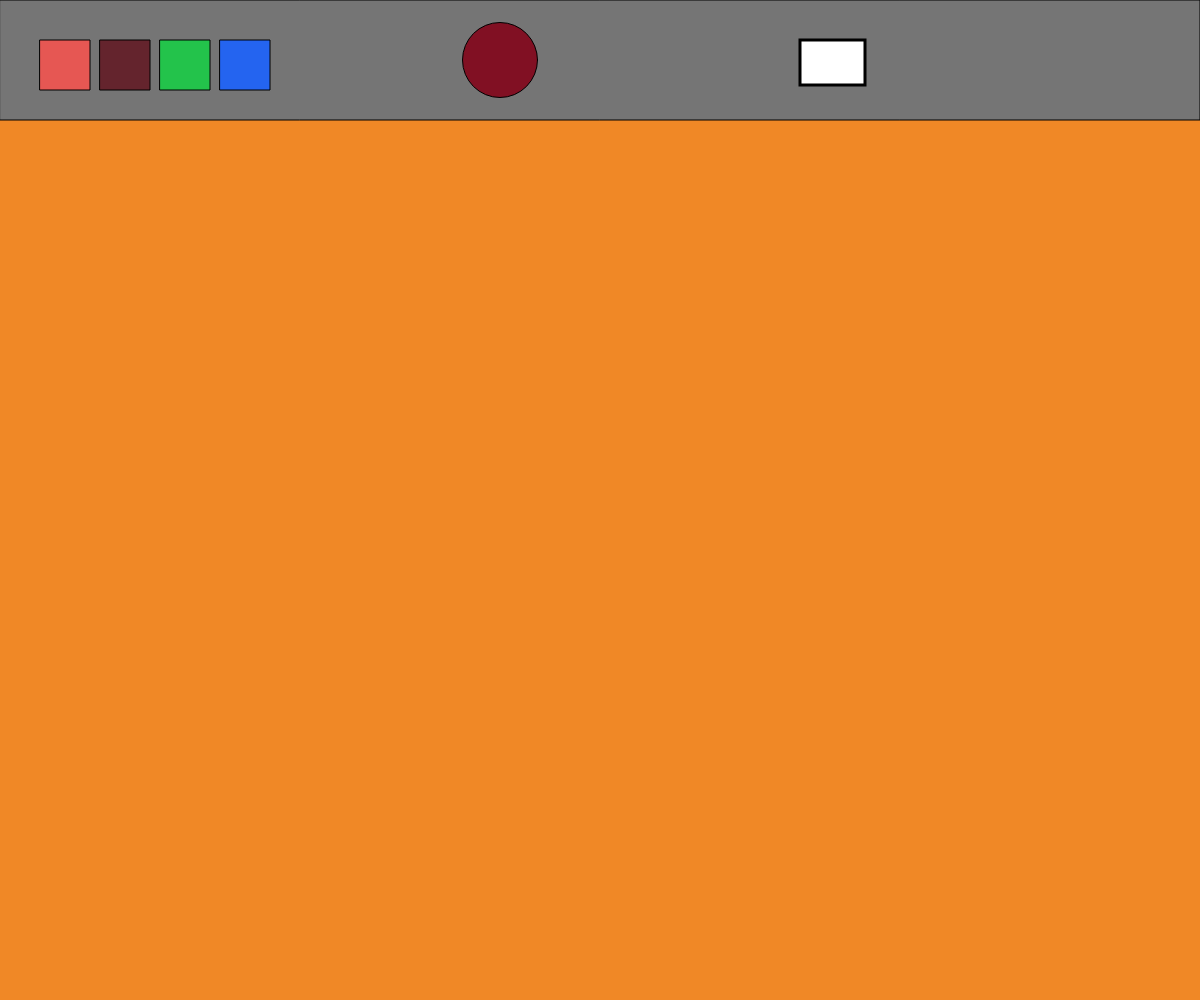
Frame 1 (no input)
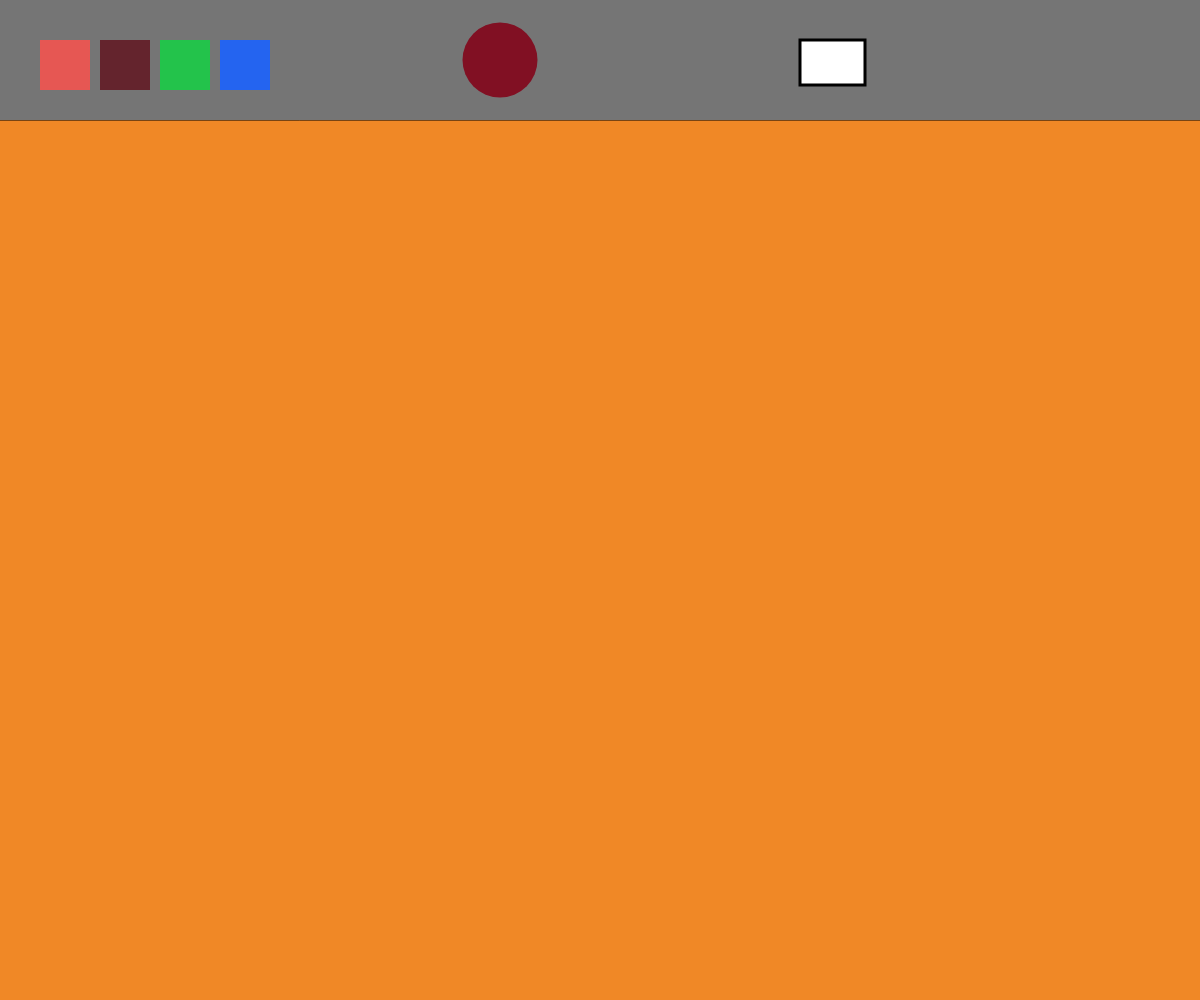
Frame 60 (no input)
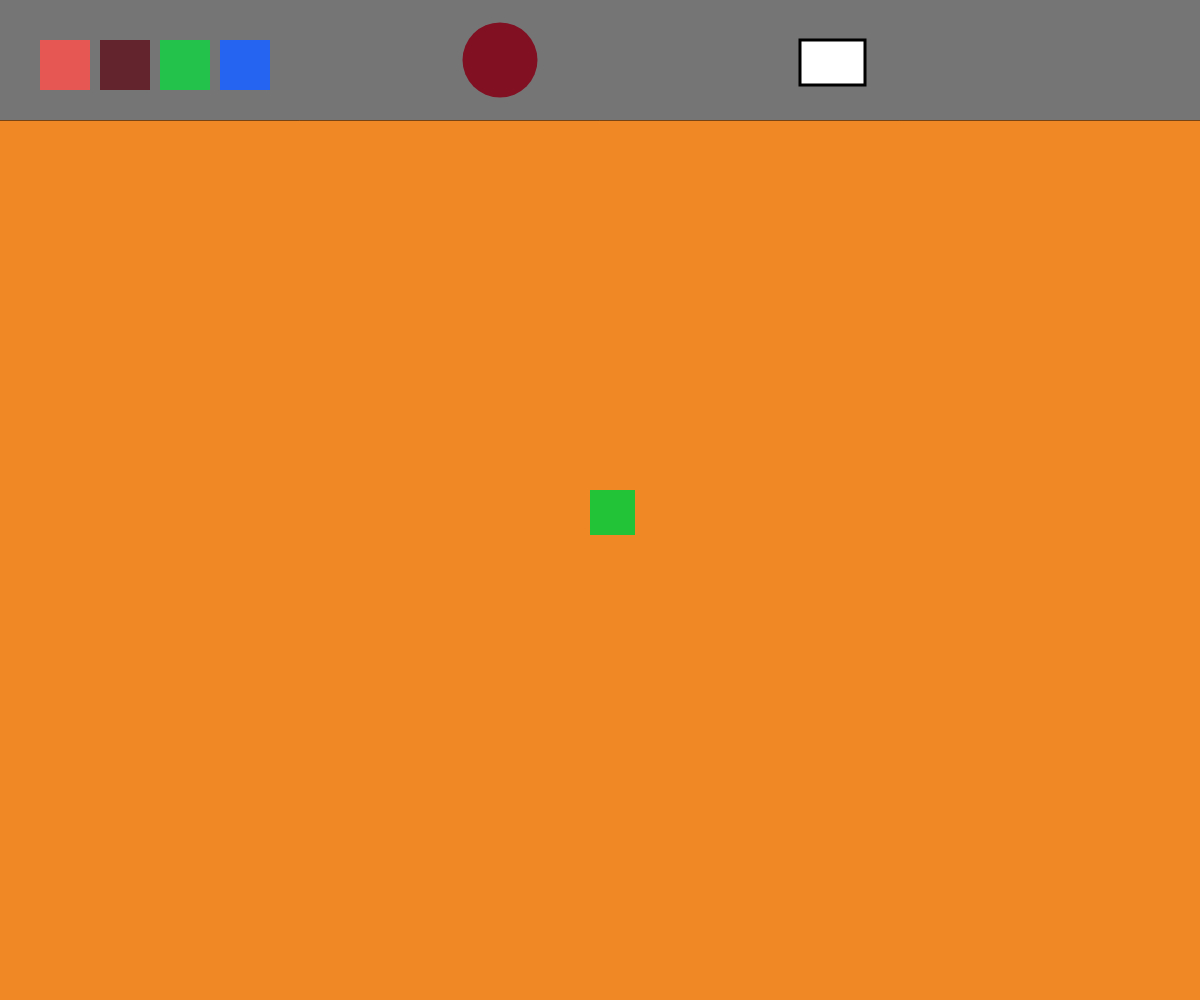
Frame 120 (the mouse pressed at the canvas centre since frame 60)

The p5.js sketch that drew these frames (run headless with seeded random() and noise() and a simulated clock; from frame 60 on, the mouse is pressed at the canvas centre):

// p5.js sketch
// ── sketch.js
// Primero definimos la posición y el tamaño de los botones. 
var boton1x = 40;
var boton1y = 40;
var boton1tam = 50;

var boton2x = 100;
var boton2y = 40;
var boton2tam = 50;

var boton3x = 160;
var boton3y = 40;
var boton3tam = 50;

var boton4x = 220;
var boton4y = 40;
var boton4tam = 50;

var boton5x = 500;
var boton5y = 60;
var boton5tam = 75;

var errasex = 800;
var errasey = 40;
var errasetam = 45;


// Estas dos variables nos sirven para saber qué color y qué herramienta
// tenemos seleccionada.
var herramienta = 0;
var colorSelect = 0;

function setup() {
	// Usamos windowWidth y windowHeight para saber cual es el tamaño de
	// la ventana del explorador de la persona que esta visitando nuestra 
	// página y creamos un canvas de este tamaño.
	createCanvas(windowWidth, windowHeight);
	background(240, 136, 38 );

}

function draw() {
	// Pintamos los botones en la pantalla para que el usuario sepa donde
	// debe hace click. Aunque en este ejemplo solo de usan rectángulos,
	// estos botones deberían ser representativos de la función para la
	// que sirven. 
	fill(117);
	rect(0, 0, windowWidth, 120);

	fill(230, 87, 83);
	rect(boton1x, boton1y, boton1tam, boton1tam);
	fill(100, 36, 45);
	rect(boton2x, boton2y, boton2tam, boton2tam);
	fill(35, 195, 75);	
  rect(boton3x, boton3y, boton3tam, boton3tam);
	fill(36, 100, 240);
	rect(boton4x, boton4y, boton4tam, boton4tam);
  fill(129, 16, 35);
  ellipse(boton5x,boton5y, boton5tam, boton5tam);
  fill(255);
  stroke(0);
  strokeWeight(3);
  rect(errasex, errasey, 65, errasetam);
  noStroke();



	if (mouseIsPressed) {
		// Definimos el área sensible de los botones y para que sirven.
		// En este caso tenemos dos botones que sirven para cambiar entre
		// dos herramientas.
		if (mouseX > boton1x && mouseX < boton1x + boton1tam &&
			mouseY > boton1y && mouseY < boton1y + boton1tam) {
			herramienta = 0;
		}
		if (mouseX > boton2x && mouseX < boton2x + boton2tam &&
			mouseY > boton2y && mouseY < boton2y + boton2tam) {
			herramienta = 1;
		}
		// Y dos botones que sirven para cambiar entre dos colores.
		if (mouseX > boton3x && mouseX < boton3x + boton3tam &&
			mouseY > boton3y && mouseY < boton3y + boton3tam) {
			colorSelect = 0;
		}
		if (mouseX > boton4x && mouseX < boton4x + boton4tam &&
			mouseY > boton4y && mouseY < boton4y + boton4tam) {
			colorSelect = 1;
		}
    if (mouseX > boton5x && mouseX < boton5x + boton5tam &&
			mouseY > boton5y && mouseY < boton5y + boton5tam) {
			herramienta = 2;
		}
    
    if (mouseX > errasex && mouseX < errasex + errasetam &&
			mouseY > errasey && mouseY < errasey + errasetam) {
			colorSelect = 3;
		}


		// Una vez seleccionado el color, lo usamos para cambiar el
		// color de relleno de la figura que pintamos después.
		if (colorSelect == 0) {
			fill(35, 195, 55);
		}
		if (colorSelect == 1) {
			fill(0, 100, 255);
		}
    if (colorSelect == 3) {
      fill(255);
    }
		// Y una vez seleccionada la herramienta la usamos para pintar
		// en la pantalla.
		if (herramienta == 0) {
			rect(mouseX - 10, mouseY - 10, 45, 45);
			
		}
		if (herramienta == 1) {
			ellipse(mouseX - 10, mouseY - 10, 5, 5);
			line(width / 2, height / 2, mouseX, mouseY);
		}
    
    if (herramienta == 3){
     line(mouseX, mouseY,90,90);
      
    }
	}
}
